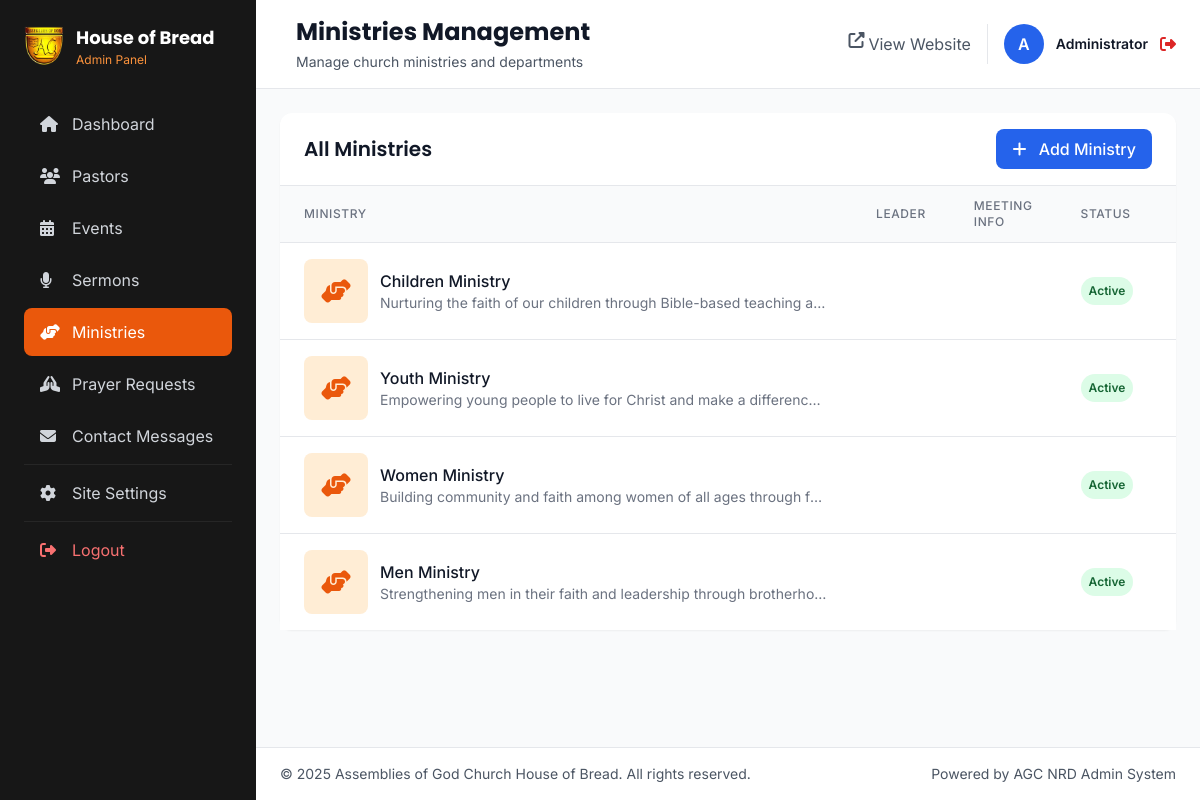
The app's page /admin/ministries.php (signed in) with its own data.
### tables this page shows
CREATE TABLE `site_settings` (
  `id` int(11) NOT NULL,
  `site_name` varchar(255) DEFAULT 'Assemblies of God Church House of Bread',
  `site_tagline` varchar(255) DEFAULT 'Building Faith, Transforming Lives',
  `site_email` varchar(255) DEFAULT NULL,
  `site_phone` varchar(20) DEFAULT NULL,
  `site_address` text DEFAULT NULL,
  `facebook_url` varchar(255) DEFAULT NULL,
  `instagram_url` varchar(255) DEFAULT NULL,
  `youtube_url` varchar(255) DEFAULT NULL,
  `twitter_url` varchar(255) DEFAULT NULL,
  `linkedin_url` varchar(255) DEFAULT NULL,
  `whatsapp_url` varchar(255) DEFAULT NULL,
  `live_stream_url` varchar(500) DEFAULT NULL,
  `service_times` varchar(255) DEFAULT NULL,
  `service_location` varchar(255) DEFAULT NULL,
  `about_text` text DEFAULT NULL,
  `mission_statement` text DEFAULT NULL,
  `vision_statement` text DEFAULT NULL,
  `welcome_message` text DEFAULT NULL,
  `contact_email` varchar(255) DEFAULT NULL,
  `contact_phone` varchar(20) DEFAULT NULL,
  `contact_address` text DEFAULT NULL,
  `map_embed_code` text DEFAULT NULL,
  `meta_description` text DEFAULT NULL,
  `meta_keywords` text DEFAULT NULL,
  `logo` varchar(255) DEFAULT NULL,
  `favicon` varchar(255) DEFAULT NULL,
  `hero_image` varchar(255) DEFAULT NULL,
  `hero_title` varchar(255) DEFAULT NULL,
  `hero_subtitle` text DEFAULT NULL
);

CREATE TABLE `ministries` (
  `id` int(11) NOT NULL,
  `name` varchar(255) NOT NULL,
  `slug` varchar(255) NOT NULL,
  `description` text DEFAULT NULL,
  `leader_name` varchar(255) DEFAULT NULL,
  `leader_phone` varchar(20) DEFAULT NULL,
  `leader_email` varchar(255) DEFAULT NULL,
  `meeting_day` varchar(50) DEFAULT NULL,
  `meeting_time` varchar(50) DEFAULT NULL,
  `meeting_location` varchar(255) DEFAULT NULL,
  `activities` text DEFAULT NULL,
  `image` varchar(255) DEFAULT NULL,
  `is_active` tinyint(1) DEFAULT 1,
  `display_order` int(11) DEFAULT 0,
  `created_at` timestamp NOT NULL DEFAULT current_timestamp(),
  `updated_at` timestamp NOT NULL DEFAULT current_timestamp() ON UPDATE current_timestamp()
);

### config/database.php (called while the page is built, shortened)
<?php
function getDB() {
    static $db = null;
    if ($db === null) {
        $db = new mysqli(DB_HOST, DB_USER, DB_PASS, DB_NAME);
        $db->set_charset(DB_CHARSET);
    }
    return $db;
}
function executeQuery($sql, $params = [], $types = '') {
    $db = getDB();
    $stmt = $db->prepare($sql);
    if (!empty($params)) {
        $stmt->bind_param($types, ...$params);
    }
    $stmt->execute();
    $result = $stmt->get_result();
    return $result !== false ? $result : $stmt;
}
function fetchAll($sql, $params = [], $types = '') {
    $result = executeQuery($sql, $params, $types);
    if ($result && $result instanceof mysqli_result) {
        return $result->fetch_all(MYSQLI_ASSOC);
    }
    return [];
}
function fetchOne($sql, $params = [], $types = '') {
    $result = executeQuery($sql, $params, $types);
    if ($result && $result instanceof mysqli_result) {
        return $result->fetch_assoc();
    }
    return null;
}

### config/config.php (called while the page is built, shortened)
<?php
require_once __DIR__ . '/database.php';
function isLoggedIn() {
    return isset($_SESSION['admin_id']) && !empty($_SESSION['admin_id']);
}
function getCurrentAdmin() {
    $sql = "SELECT * FROM admins WHERE id = ?";
    return fetchOne($sql, [$_SESSION['admin_id']], 'i');
}
function getSiteSettings() {
    $sql = "SELECT * FROM site_settings LIMIT 1";
    return fetchOne($sql);
}

### admin/ministries.php (the view, shortened to what this page needs)
<?php
$pageTitle = 'Ministries Management';
$pageDescription = 'Manage church ministries and departments';
include 'includes/header.php';
$action = $_GET['action'] ?? 'list';
?>
<?php if ($action === 'list'): ?>
    <div class="bg-white rounded-xl shadow-sm">
        <div class="px-6 py-4 border-b border-gray-200 flex items-center justify-between">
            <h2 class="text-xl font-semibold text-gray-900">All Ministries</h2>
            <a href="?action=create" class="bg-blue-600 hover:bg-blue-700 text-white px-4 py-2 rounded-lg font-medium transition">
                <i class="fas fa-plus mr-2"></i> Add Ministry
            </a>
        </div>
        <div class="overflow-x-auto">
            <table class="w-full">
                <thead class="bg-gray-50 border-b border-gray-200">
                    <tr>
                        <th class="px-6 py-3 text-left text-xs font-medium text-gray-500 uppercase tracking-wider">Ministry</th>
                        <th class="px-6 py-3 text-left text-xs font-medium text-gray-500 uppercase tracking-wider">Leader</th>
                        <th class="px-6 py-3 text-left text-xs font-medium text-gray-500 uppercase tracking-wider">Meeting Info</th>
                        <th class="px-6 py-3 text-left text-xs font-medium text-gray-500 uppercase tracking-wider">Status</th>
                        <th class="px-6 py-3 text-left text-xs font-medium text-gray-500 uppercase tracking-wider">Order</th>
                    </tr>
                </thead>
                <tbody class="bg-white divide-y divide-gray-200">
                    <?php
                    $ministries = fetchAll("SELECT * FROM ministries ORDER BY display_order ASC, name ASC");
                    if (empty($ministries)):
                    ?>
                    <tr>
                        <td colspan="6" class="px-6 py-12 text-center text-gray-500">
                            <i class="fas fa-hands-helping text-4xl mb-3 text-gray-300"></i>
                            <p>No ministries found. <a href="?action=create" class="text-blue-600 hover:text-blue-700">Add your first ministry</a></p>
                        </td>
                    </tr>
                    <?php else: ?>
                        <?php foreach ($ministries as $ministry): ?>
                        <tr class="hover:bg-gray-50">
                            <td class="px-6 py-4">
                                <div class="flex items-center">
                                    <?php if ($ministry['image']): ?>
                                    <img src="<?= SITE_URL . '/' . $ministry['image'] ?>" alt="<?= htmlspecialchars($ministry['name']) ?>" class="w-16 h-16 rounded-lg object-cover mr-3">
                                    <?php else: ?>
                                    <div class="w-16 h-16 bg-orange-100 rounded-lg flex items-center justify-center mr-3">
                                        <i class="fas fa-hands-helping text-orange-600 text-2xl"></i>
                                    </div>
                                    <?php endif; ?>
                                    <div>
                                        <div class="font-medium text-gray-900"><?= htmlspecialchars($ministry['name']) ?></div>
                                        <?php if ($ministry['description']): ?>
                                        <div class="text-sm text-gray-500 max-w-md truncate">
                                            <?= htmlspecialchars(substr($ministry['description'], 0, 80)) ?>...
                                        </div>
                                        <?php endif; ?>
                                    </div>
                                </div>
                            </td>
                            <td class="px-6 py-4">
                            </td>
                            <td class="px-6 py-4">
                            </td>
                            <td class="px-6 py-4 whitespace-nowrap">
                                <?php if ($ministry['is_active']): ?>
                                <span class="px-2 py-1 inline-flex text-xs leading-5 font-semibold rounded-full bg-green-100 text-green-800">
                                    Active
                                </span>
                                <?php else: ?>
                                <span class="px-2 py-1 inline-flex text-xs leading-5 font-semibold rounded-full bg-gray-100 text-gray-800">
                                    Inactive
                                </span>
                                <?php endif; ?>
                            </td>
                            <td class="px-6 py-4 whitespace-nowrap text-sm text-gray-500">
                            </td>
                        </tr>
                        <?php endforeach; ?>
                    <?php endif; ?>
                </tbody>
            </table>
        </div>
    </div>
<?php endif; ?>
<?php include 'includes/footer.php'; ?>

### admin/includes/header.php (shortened to what this page needs)
<?php
require_once '../config/config.php';
$settings = getSiteSettings();
$currentAdmin = getCurrentAdmin();
$currentPage = basename($_SERVER['PHP_SELF'], '.php');
?>
<!DOCTYPE html>
<html lang="en">
<head>
    <script src="https://cdn.tailwindcss.com"></script>
    <link rel="stylesheet" href="https://cdnjs.cloudflare.com/ajax/libs/font-awesome/6.4.0/css/all.min.css">
    <link rel="stylesheet" href="<?= SITE_URL ?>/css/aghob-custom.css">
</head>
<body class="bg-gray-50">
    <div class="flex h-screen overflow-hidden relative">
        <?php include 'sidebar.php'; ?>
        <div class="flex-1 flex flex-col overflow-hidden">
            <header class="bg-white border-b border-gray-200 px-4 lg:px-6 py-3 lg:py-4">
                <div class="flex items-center justify-between">
                    <div class="flex items-center space-x-4">
                        <div>
                            <h1 class="text-xl lg:text-2xl font-bold text-gray-900"><?= $pageTitle ?? 'Dashboard' ?>
                            </h1>
                            <?php if (isset($pageDescription)): ?>
                                <p class="text-xs lg:text-sm text-gray-600 mt-1"><?= $pageDescription ?></p>
                            <?php endif; ?>
                        </div>
                    </div>
                    <div class="flex items-center space-x-2 lg:space-x-4">
                        <a href="<?= SITE_URL ?>" target="_blank"
                            class="hidden sm:flex text-gray-600 hover:text-blue-600 transition text-sm lg:text-base">
                            <i class="fas fa-external-link-alt mr-1"></i> <span class="hidden lg:inline">View
                                Website</span>
                        </a>
                        <div class="flex items-center space-x-2 lg:space-x-3 border-l pl-2 lg:pl-4">
                            <div
                                class="w-8 lg:w-10 h-8 lg:h-10 bg-blue-600 text-white rounded-full flex items-center justify-center font-semibold text-sm lg:text-base">
                                <?= strtoupper(substr($currentAdmin['full_name'], 0, 1)) ?>
                            </div>
                            <div class="hidden sm:block">
                                <p class="text-xs lg:text-sm font-semibold text-gray-900">
                                    <?= htmlspecialchars($currentAdmin['full_name']) ?></p>
                            </div>
                            <a href="<?= SITE_URL ?>/logout.php" class="text-red-600 hover:text-red-700 transition"
                                title="Logout">
                                <i class="fas fa-sign-out-alt text-sm lg:text-base"></i>
                            </a>
                        </div>
                    </div>
                </div>
            </header>
            <main class="flex-1 overflow-y-auto p-3 lg:p-6">

### admin/includes/sidebar.php (shortened to what this page needs)
<aside id="sidebar"
    class="fixed lg:relative lg:translate-x-0 -translate-x-full transition-transform duration-300 ease-in-out z-30 w-64 bg-neutral-900 text-white flex-shrink-0 h-screen lg:h-auto overflow-y-auto">
    <div class="p-4 lg:p-6">
        <div class="flex items-center justify-between lg:justify-start space-x-3 mb-6 lg:mb-8">
            <div class="flex items-center space-x-3">
                <?php if (empty($settings['logo'])): ?>
                    <div
                        class="w-10 lg:w-12 h-10 lg:h-12 ag-logo-placeholder text-white rounded-xl flex items-center justify-center group-hover:shadow-lg transition-all flex-shrink-0">
                        <i class="fas fa-bread-slice text-white text-lg lg:text-xl"></i>
                    </div>
                <?php else: ?>
                    <img src="<?= SITE_URL . '/' . $settings['logo'] ?>" alt=""
                        class="h-10 group-hover:scale-110 transition-transform">
                <?php endif; ?>
                <div>
                    <h2 class="font-bold text-base lg:text-lg text-white">House of Bread</h2>
                    <p class="text-xs text-orange-400 hidden lg:block">Admin Panel</p>
                </div>
            </div>
        </div>
        <nav class="space-y-1">
            <a href="index.php"
                class="flex items-center space-x-3 px-3 lg:px-4 py-2 lg:py-3 rounded-lg transition <?= $currentPage === 'index' ? 'bg-orange-600 text-white' : 'text-gray-300 hover:bg-neutral-800' ?>">
                <i class="fas fa-home w-4 lg:w-5 text-sm lg:text-base"></i>
                <span class="text-sm lg:text-base">Dashboard</span>
            </a>
            <a href="pastors.php"
                class="flex items-center space-x-3 px-3 lg:px-4 py-2 lg:py-3 rounded-lg transition <?= $currentPage === 'pastors' ? 'bg-orange-600 text-white' : 'text-gray-300 hover:bg-neutral-800' ?>">
                <i class="fas fa-users w-4 lg:w-5 text-sm lg:text-base"></i>
                <span class="text-sm lg:text-base">Pastors</span>
            </a>
            <a href="events.php"
                class="flex items-center space-x-3 px-3 lg:px-4 py-2 lg:py-3 rounded-lg transition <?= $currentPage === 'events' ? 'bg-orange-600 text-white' : 'text-gray-300 hover:bg-neutral-800' ?>">
                <i class="fas fa-calendar-alt w-4 lg:w-5 text-sm lg:text-base"></i>
                <span class="text-sm lg:text-base">Events</span>
            </a>
            <a href="sermons.php"
                class="flex items-center space-x-3 px-3 lg:px-4 py-2 lg:py-3 rounded-lg transition <?= $currentPage === 'sermons' ? 'bg-orange-600 text-white' : 'text-gray-300 hover:bg-neutral-800' ?>">
                <i class="fas fa-microphone w-4 lg:w-5 text-sm lg:text-base"></i>
                <span class="text-sm lg:text-base">Sermons</span>
            </a>
            <a href="ministries.php"
                class="flex items-center space-x-3 px-3 lg:px-4 py-2 lg:py-3 rounded-lg transition <?= $currentPage === 'ministries' ? 'bg-orange-600 text-white' : 'text-gray-300 hover:bg-neutral-800' ?>">
                <i class="fas fa-hands-helping w-4 lg:w-5 text-sm lg:text-base"></i>
                <span class="text-sm lg:text-base">Ministries</span>
            </a>
            <a href="prayer-requests.php"
                class="flex items-center space-x-3 px-3 lg:px-4 py-2 lg:py-3 rounded-lg transition <?= $currentPage === 'prayer-requests' ? 'bg-orange-600 text-white' : 'text-gray-300 hover:bg-neutral-800' ?>">
                <i class="fas fa-praying-hands w-4 lg:w-5 text-sm lg:text-base"></i>
                <span class="text-sm lg:text-base">Prayer Requests</span>
            </a>
            <a href="contact-messages.php"
                class="flex items-center space-x-3 px-3 lg:px-4 py-2 lg:py-3 rounded-lg transition <?= $currentPage === 'contact-messages' ? 'bg-orange-600 text-white' : 'text-gray-300 hover:bg-neutral-800' ?>">
                <i class="fas fa-envelope w-4 lg:w-5 text-sm lg:text-base"></i>
                <span class="text-sm lg:text-base">Contact Messages</span>
            </a>
            <div class="border-t border-neutral-800 my-4"></div>
            <a href="settings.php"
                class="flex items-center space-x-3 px-3 lg:px-4 py-2 lg:py-3 rounded-lg transition <?= $currentPage === 'settings' ? 'bg-orange-600 text-white' : 'text-gray-300 hover:bg-neutral-800' ?>">
                <i class="fas fa-cog w-4 lg:w-5 text-sm lg:text-base"></i>
                <span class="text-sm lg:text-base">Site Settings</span>
            </a>
            <div class="border-t border-neutral-800 my-3 lg:my-4"></div>
            <a href="<?= SITE_URL ?>/logout.php"
                class="flex items-center space-x-3 px-3 lg:px-4 py-2 lg:py-3 rounded-lg transition text-red-400 hover:bg-neutral-800">
                <i class="fas fa-sign-out-alt w-4 lg:w-5 text-sm lg:text-base"></i>
                <span class="text-sm lg:text-base">Logout</span>
            </a>
        </nav>
    </div>
</aside>

### records on screen
site_settings: logo (picture)
ministries: name "Children Ministry", description "Nurturing the faith of our children through Bible-based teaching a…", is_active "Active"
ministries: name "Youth Ministry", description "Empowering young people to live for Christ and make a differenc…", is_active "Active"
ministries: name "Women Ministry", description "Building community and faith among women of all ages through f…", is_active "Active"
ministries: name "Men Ministry", description "Strengthening men in their faith and leadership through brotherho…", is_active "Active"

### other values on screen
$pageTitle "Ministries Management"
$pageDescription "Manage church ministries and departments"
substr($currentAdmin['full_name'], 0, 1) "A"
$currentAdmin['full_name'] "Administrator"
